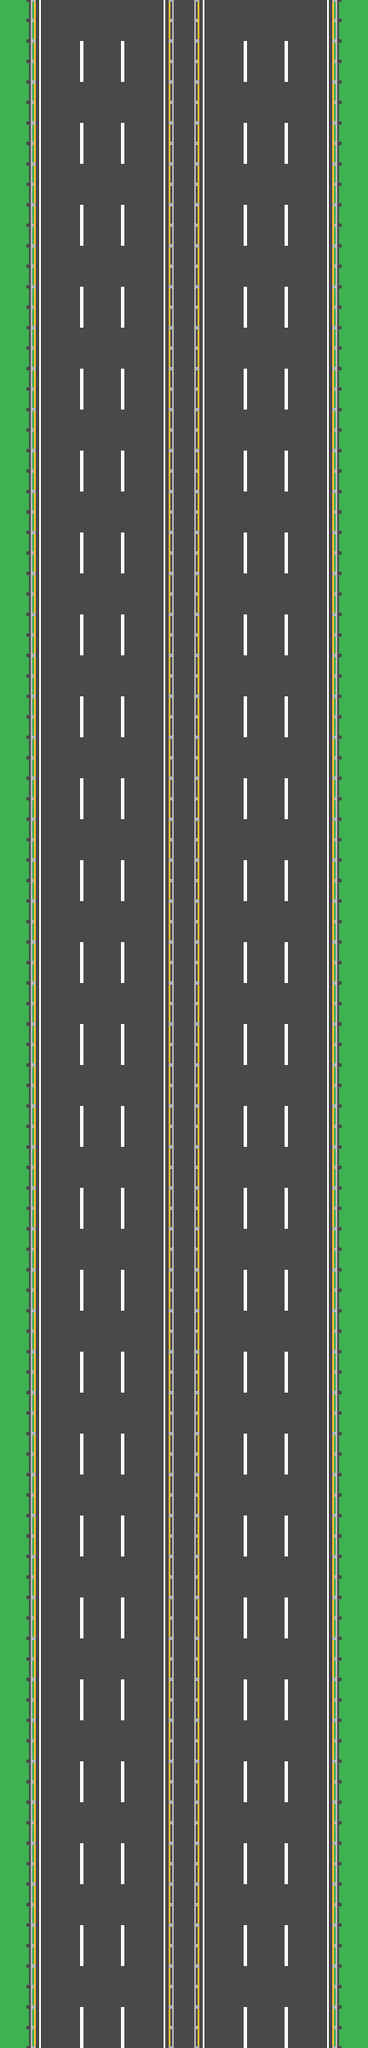

A level layout from a 2D game, rendered from its tile map. Below: a short description, then the map file with its tile-grid data intact:
An orthogonal 9x50 tile map with 48x48 px tiles, 1 tile layer (road) and 12 objects.

<map version="1.8" tiledversion="1.8.2" orientation="orthogonal" renderorder="right-down" width="9" height="50" tilewidth="48" tileheight="48" infinite="0" nextlayerid="9" nextobjectid="59">
 <tileset firstgid="1" source="tileset.tsx" />
 <group id="4" name="objects">
  <objectgroup id="6" name="grass">
   <object id="39" x="0.0078125" y="0.00390625" width="30.9013" height="2400" />
   <object id="51" x="401.011" y="0.0222222" width="30.9889" height="2399.98" />
  </objectgroup>
  <objectgroup id="7" name="obstacles">
   <object id="41" x="198.063" y="0.125" width="5.875" height="2399.75" />
   <object id="42" x="36.0039" y="0.00390625" width="5.99609" height="2400.01" />
   <object id="54" x="228.044" y="0.0222222" width="5.89306" height="2400.1" />
   <object id="55" x="390" y="0.00390625" width="6" height="2400.02" />
  </objectgroup>
  <objectgroup id="5" name="leftPaths">
   <object id="33" x="48" y="0" width="48" height="2400" />
   <object id="34" x="96" y="0" width="48" height="2400" />
   <object id="35" x="144" y="0" width="48" height="2400" />
  </objectgroup>
  <objectgroup id="8" name="rightPaths">
   <object id="56" x="240" y="0" width="48" height="2400" />
   <object id="57" x="336" y="0" width="48" height="2400" />
   <object id="58" x="288" y="0" width="48" height="2400" />
  </objectgroup>
 </group>
 <group id="3" name="sprites">
  <layer id="1" name="road" width="9" height="50">
   <data encoding="csv">
8,6,6,6,10,6,6,6,9,
8,3,5,4,10,3,5,4,9,
8,6,6,6,10,6,6,6,9,
8,3,5,4,10,3,5,4,9,
8,6,6,6,10,6,6,6,9,
8,3,5,4,10,3,5,4,9,
8,6,6,6,10,6,6,6,9,
8,3,5,4,10,3,5,4,9,
8,6,6,6,10,6,6,6,9,
8,3,5,4,10,3,5,4,9,
8,6,6,6,10,6,6,6,9,
8,3,5,4,10,3,5,4,9,
8,6,6,6,10,6,6,6,9,
8,3,5,4,10,3,5,4,9,
8,6,6,6,10,6,6,6,9,
8,3,5,4,10,3,5,4,9,
8,6,6,6,10,6,6,6,9,
8,3,5,4,10,3,5,4,9,
8,6,6,6,10,6,6,6,9,
8,3,5,4,10,3,5,4,9,
8,6,6,6,10,6,6,6,9,
8,3,5,4,10,3,5,4,9,
8,6,6,6,10,6,6,6,9,
8,3,5,4,10,3,5,4,9,
8,6,6,6,10,6,6,6,9,
8,3,5,4,10,3,5,4,9,
8,6,6,6,10,6,6,6,9,
8,3,5,4,10,3,5,4,9,
8,6,6,6,10,6,6,6,9,
8,3,5,4,10,3,5,4,9,
8,6,6,6,10,6,6,6,9,
8,3,5,4,10,3,5,4,9,
8,6,6,6,10,6,6,6,9,
8,3,5,4,10,3,5,4,9,
8,6,6,6,10,6,6,6,9,
8,3,5,4,10,3,5,4,9,
8,6,6,6,10,6,6,6,9,
8,3,5,4,10,3,5,4,9,
8,6,6,6,10,6,6,6,9,
8,3,5,4,10,3,5,4,9,
8,6,6,6,10,6,6,6,9,
8,3,5,4,10,3,5,4,9,
8,6,6,6,10,6,6,6,9,
8,3,5,4,10,3,5,4,9,
8,6,6,6,10,6,6,6,9,
8,3,5,4,10,3,5,4,9,
8,6,6,6,10,6,6,6,9,
8,3,5,4,10,3,5,4,9,
8,6,6,6,10,6,6,6,9,
8,3,5,4,10,3,5,4,9
</data>
  </layer>
 </group>
</map>
